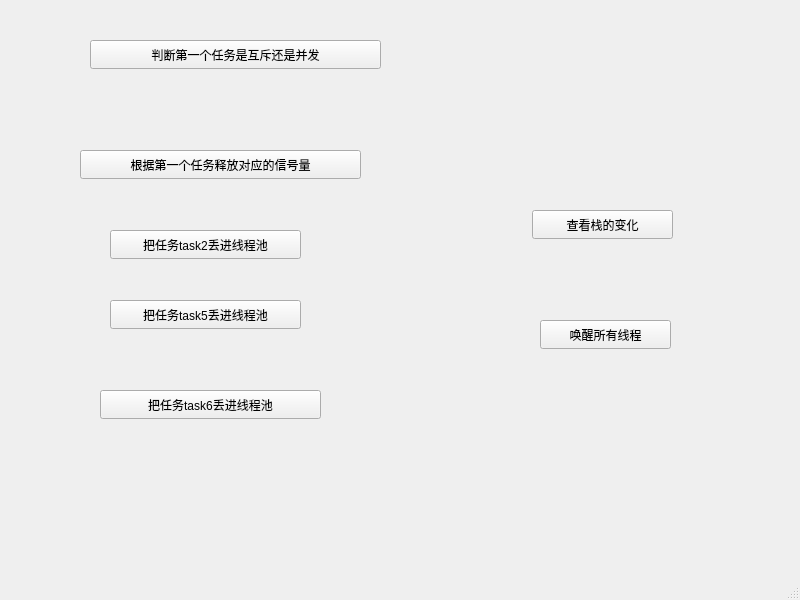
<?xml version="1.0" encoding="UTF-8"?>
<ui version="4.0">
 <class>MainWindow</class>
 <widget class="QMainWindow" name="MainWindow">
  <property name="geometry">
   <rect>
    <x>0</x>
    <y>0</y>
    <width>800</width>
    <height>600</height>
   </rect>
  </property>
  <property name="windowTitle">
   <string>MainWindow</string>
  </property>
  <widget class="QWidget" name="centralwidget">
   <widget class="QPushButton" name="task2_diujinqu">
    <property name="geometry">
     <rect>
      <x>110</x>
      <y>230</y>
      <width>191</width>
      <height>29</height>
     </rect>
    </property>
    <property name="text">
     <string>把任务task2丢进线程池</string>
    </property>
   </widget>
   <widget class="QPushButton" name="task5_diujinqu">
    <property name="geometry">
     <rect>
      <x>110</x>
      <y>300</y>
      <width>191</width>
      <height>29</height>
     </rect>
    </property>
    <property name="text">
     <string>把任务task5丢进线程池</string>
    </property>
   </widget>
   <widget class="QPushButton" name="task6_diujinqu">
    <property name="geometry">
     <rect>
      <x>100</x>
      <y>390</y>
      <width>221</width>
      <height>29</height>
     </rect>
    </property>
    <property name="text">
     <string>把任务task6丢进线程池</string>
    </property>
   </widget>
   <widget class="QPushButton" name="panduan_firsttask">
    <property name="geometry">
     <rect>
      <x>90</x>
      <y>40</y>
      <width>291</width>
      <height>29</height>
     </rect>
    </property>
    <property name="text">
     <string>判断第一个任务是互斥还是并发</string>
    </property>
   </widget>
   <widget class="QPushButton" name="release_sema3">
    <property name="geometry">
     <rect>
      <x>80</x>
      <y>150</y>
      <width>281</width>
      <height>29</height>
     </rect>
    </property>
    <property name="text">
     <string>根据第一个任务释放对应的信号量</string>
    </property>
   </widget>
   <widget class="QPushButton" name="wakeall_thread">
    <property name="geometry">
     <rect>
      <x>540</x>
      <y>320</y>
      <width>131</width>
      <height>29</height>
     </rect>
    </property>
    <property name="text">
     <string>唤醒所有线程</string>
    </property>
   </widget>
   <widget class="QPushButton" name="look_stack">
    <property name="geometry">
     <rect>
      <x>532</x>
      <y>210</y>
      <width>141</width>
      <height>29</height>
     </rect>
    </property>
    <property name="text">
     <string>查看栈的变化</string>
    </property>
   </widget>
  </widget>
  <widget class="QMenuBar" name="menubar">
   <property name="geometry">
    <rect>
     <x>0</x>
     <y>0</y>
     <width>800</width>
     <height>26</height>
    </rect>
   </property>
  </widget>
  <widget class="QStatusBar" name="statusbar"/>
 </widget>
 <resources/>
 <connections/>
</ui>
